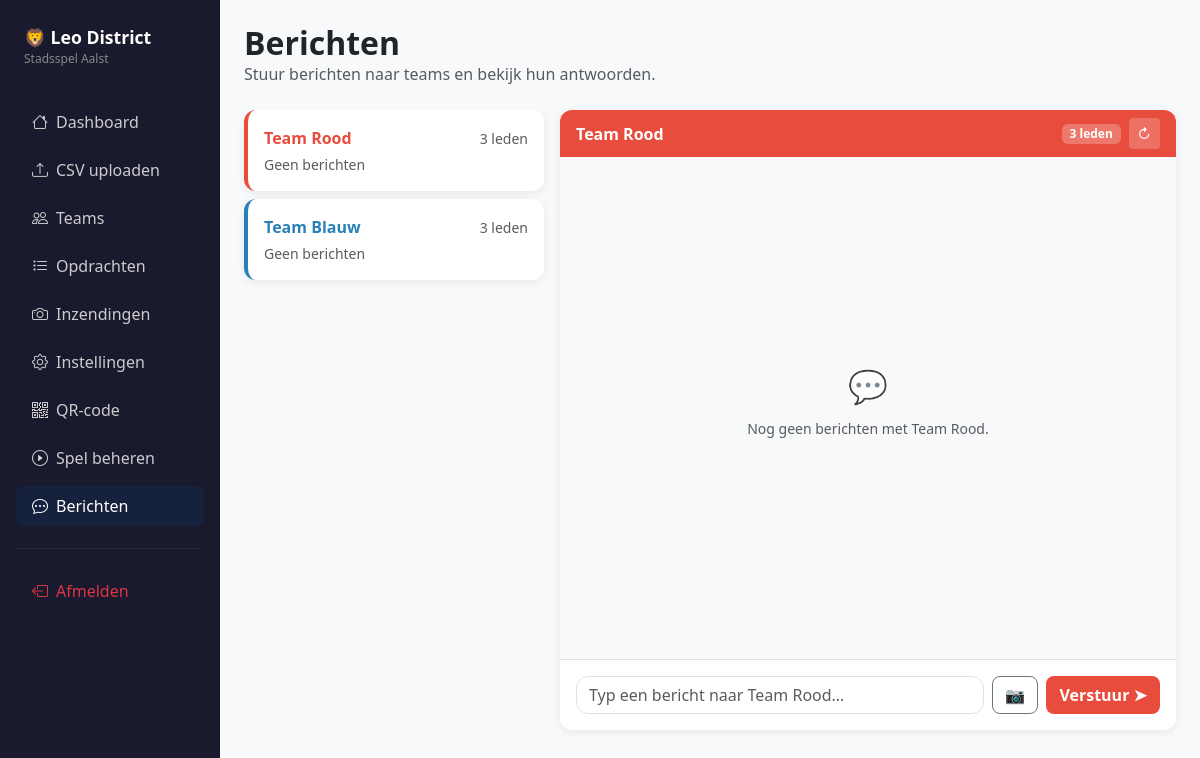
Page /admin/messages?team_id=1 (signed in) on the earlier database version.
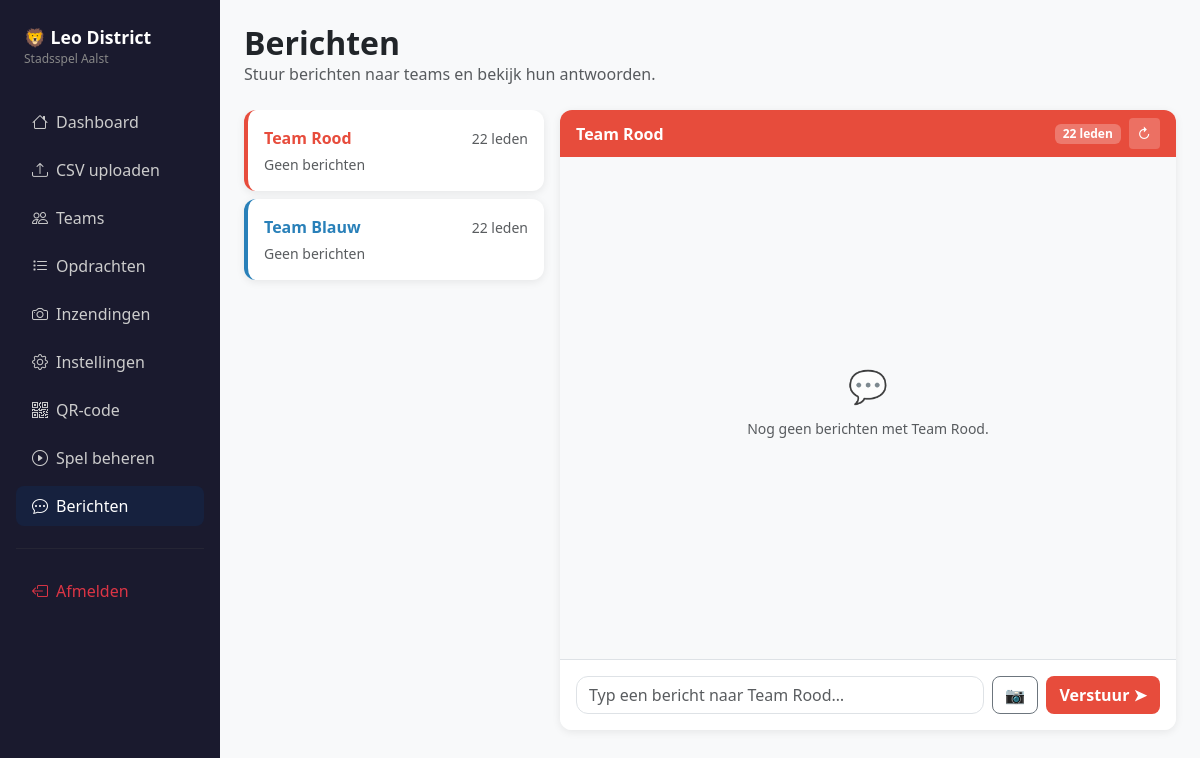
Same page on the later database version.
### app.py (models this page shows, shortened)
class Team(db.Model):
    id = db.Column(db.Integer, primary_key=True)
    name = db.Column(db.String(50), nullable=False)
    color = db.Column(db.String(20), nullable=False)
    bg_color = db.Column(db.String(20), nullable=False)
    label = db.Column(db.String(20), nullable=False)
    current_step = db.Column(db.Integer, default=0)
    route_json = db.Column(db.String(200), nullable=False, default="[]")
    finished = db.Column(db.Boolean, default=False)
    finished_at = db.Column(db.DateTime, nullable=True)
    members = db.relationship("Participant", backref="team", lazy=True)
    messages = db.relationship("Message", backref="team", lazy=True,
                               order_by="Message.sent_at")
    photo_submissions = db.relationship("PhotoSubmission", backref="team", lazy=True)
    @property
    def unread_from_team(self):
        return Message.query.filter_by(
            team_id=self.id, sender_type="team", read_by_admin=False
        ).count()

### app.py (the view)
@app.route("/admin/messages")
@admin_required
def admin_messages():
    teams = Team.query.all()
    selected_team_id = request.args.get("team_id", type=int)
    selected_team = None
    conversation = []
    if selected_team_id:
        selected_team = Team.query.get(selected_team_id)
        if selected_team:
            conversation = selected_team.messages
            Message.query.filter_by(
                team_id=selected_team_id, sender_type="team", read_by_admin=False
            ).update({"read_by_admin": True})
            db.session.commit()
    return render_template(
        "admin/messages.html",
        teams=teams, selected_team=selected_team, conversation=conversation,
        total_unread=Message.query.filter_by(sender_type="team", read_by_admin=False).count(),
    )

### app.py (called while the page is built)
def admin_required(f):
    from functools import wraps
    @wraps(f)
    def decorated(*args, **kwargs):
        if not session.get("admin_logged_in"):
            return redirect(url_for("admin_login"))
        return f(*args, **kwargs)
    return decorated

### templates/admin/messages.html (shortened to what the changed rows need)
{% extends "base_admin.html" %}
{% block content %}
<div class="d-flex align-items-center mb-4">
  <div>
    <h2 class="fw-bold mb-0">Berichten</h2>
  </div>
</div>
<div class="row g-3" style="height: calc(100vh - 180px); min-height: 400px;">
  <div class="col-md-4" style="height:100%; overflow-y:auto;">
    {% if teams %}
      {% for team in teams %}
      <a href="{{ url_for('admin_messages', team_id=team.id) }}"
         class="d-block text-decoration-none mb-2">
        <div class="card {% if selected_team and selected_team.id == team.id %}border-primary{% endif %}"
             style="border-left: 4px solid {{ team.color }} !important;">
          <div class="card-body p-3">
            <div class="d-flex align-items-center">
              <span class="fw-bold" style="color:{{ team.color }}">{{ team.name }}</span>
              {% set unread = team.unread_from_team %}
              <span class="ms-auto text-muted small">{{ team.members|length }} leden</span>
            </div>
            {% set last_msg = team.messages[-1] if team.messages else none %}
            {% if last_msg %}
            <div class="text-muted small mt-1 text-truncate" style="max-width:220px;">
              {% if last_msg.sender_type == 'admin' %}🧑‍💼{% else %}👥{% endif %}
              {{ last_msg.content or '📷 Foto' }}
            </div>
            <div class="text-muted" style="font-size:.7rem;">{{ last_msg.sent_at.strftime('%H:%M') }}</div>
            {% else %}
            <div class="text-muted small mt-1">Geen berichten</div>
            {% endif %}
          </div>
        </div>
      </a>
      {% endfor %}
    {% endif %}
  </div>
  <div class="col-md-8 d-flex flex-column" style="height:100%;">
    {% if selected_team %}
    <div class="card flex-fill d-flex flex-column" style="overflow:hidden;">
      <div class="card-header d-flex align-items-center gap-2 py-2"
           style="background:{{ selected_team.color }}; border:none;">
        <span class="fw-bold text-white">{{ selected_team.name }}</span>
        <span class="badge ms-auto" style="background:rgba(255,255,255,.25); color:#fff;">
          {{ selected_team.members|length }} leden
        </span>
        <button class="btn btn-sm" style="background:rgba(255,255,255,.2);color:#fff;"
                onclick="location.reload()">
          ↻
        </button>
      </div>
      <div class="card-body flex-fill overflow-auto p-3 d-flex flex-column gap-2"
           id="conversationArea"
           style="background:#f8f9fa;">
        {% if conversation %}
          {% for msg in conversation %}
          <div class="d-flex flex-column align-items-{% if msg.sender_type == 'admin' %}end{% else %}start{% endif %}">
            <div class="px-3 py-2 rounded-3 shadow-sm"
                 style="max-width:70%; word-break:break-word;
                 background:{% if msg.sender_type == 'admin' %}{{ selected_team.color }}{% else %}#fff{% endif %};
                 color:{% if msg.sender_type == 'admin' %}#fff{% else %}#1a1a2e{% endif %};">
              {% if msg.sender_type == 'team' %}
              <div style="font-size:.7rem; opacity:.6; margin-bottom:.2rem;">{{ msg.sender_name }}</div>
              {% endif %}
              {% if msg.content %}
              <div>{{ msg.content }}</div>
              {% endif %}
              {% if msg.photo_filename %}
              <img src="{{ url_for('uploaded_file', filename=msg.photo_filename) }}"
                   alt="foto"
                   style="max-width:200px; border-radius:8px; margin-top:.3rem; cursor:pointer; display:block;"
                   onclick="openLightbox(this.src)">
              {% endif %}
              <div style="font-size:.7rem; opacity:.6; margin-top:.2rem; text-align:right;">
                {{ msg.sent_at.strftime('%H:%M') }}
              </div>
            </div>
          </div>
          {% endfor %}
        {% else %}
          <div class="text-center text-muted my-auto">
            <div class="fs-2 mb-2">💬</div>
            <p class="small">Nog geen berichten met {{ selected_team.name }}.</p>
          </div>
        {% endif %}
      </div>
      <div class="card-footer p-3 bg-white border-top">
        <form method="POST" action="{{ url_for('admin_send_message') }}"
              enctype="multipart/form-data">
          <div class="d-flex gap-2 align-items-end">
            <textarea name="content" class="form-control" rows="1" id="adminTextarea"
                      placeholder="Typ een bericht naar {{ selected_team.name }}…"
                      style="resize:none; border-radius:12px;"
                      oninput="autoResize(this)"></textarea>
            <button type="button" class="btn btn-outline-secondary rounded-3 flex-shrink-0"
                    onclick="document.getElementById('photoInput').click()"
                    title="Foto bijvoegen">
              📷
            </button>
            <button type="submit" class="btn rounded-3 flex-shrink-0 fw-semibold"
                    style="background:{{ selected_team.color }};color:#fff; white-space:nowrap;">
              Verstuur ➤
            </button>
          </div>
        </form>
      </div>
    </div>
    {% endif %}
  </div>
</div>
{% endblock %}

Differences in the rows shown:
changed Team "Team Rood": members|length "3" → "22"
computed for Team "Team Blauw": members|length "3" → "22"
Other differences:
{{ selected_team.members|length }}: "3" → "22"
